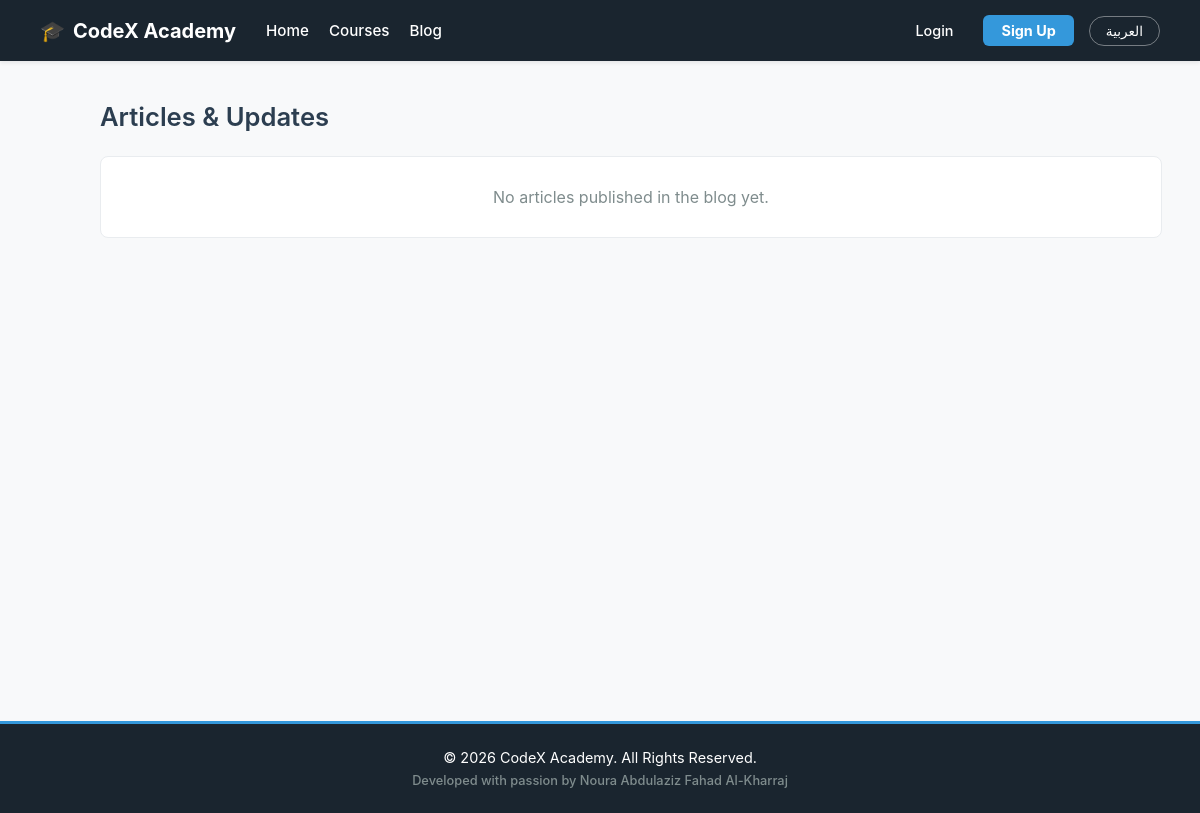
/blog/, run on an earlier commit of the app's database.
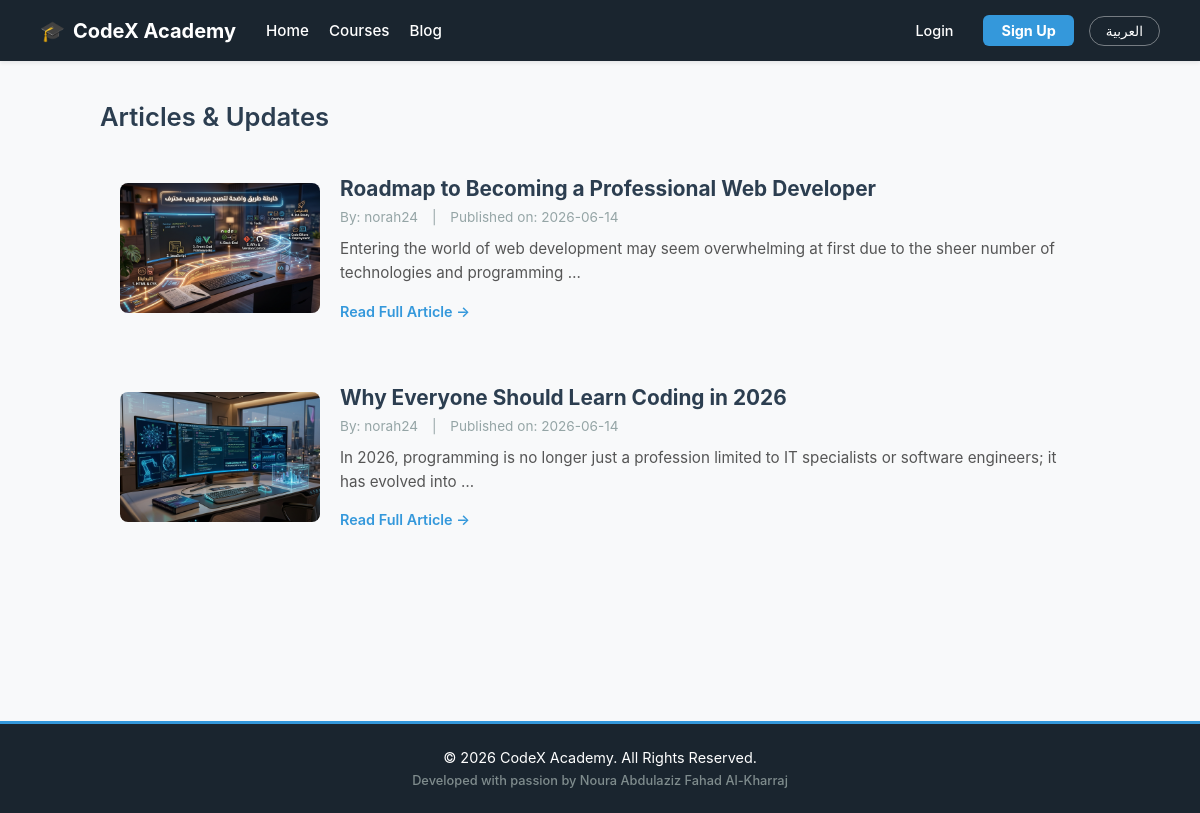
And on a later commit of the database.
### blog/models.py (models this page shows, shortened)
class Post(models.Model):
    title_en = models.CharField(max_length=200, verbose_name='Post Title (english)')
    title_ar = models.CharField(max_length=200, verbose_name='Post Title (arabic)')
    content_en = models.TextField(verbose_name='Post Content (english)')
    content_ar = models.TextField(verbose_name='Post Content (arabic)')
    author = models.ForeignKey(User, on_delete=models.CASCADE, related_name='posts', verbose_name='Author')
    image = models.ImageField(upload_to='blog_images/', verbose_name='Post Image', null=True, blank=True)
    created_at = models.DateTimeField(auto_now_add=True)

### blog/views.py (the view)
# urls.py: path('', views.post_list, name='post_list'),
def post_list(request):
    posts = Post.objects.all().order_by('-created_at')
    return render(request, 'blog/post_list.html', {'posts': posts})

### blog/templates/blog/post_list.html (shortened to what this page needs)
{% extends 'base.html' %}
{% block content %}
    <h2 style="color: #2c3e50; margin-bottom: 24px; font-size: 1.6rem; font-weight: 600;">
        {% if LANGUAGE_CODE == 'ar' %}المقالات والمستجدات{% else %}Articles & Updates{% endif %}
    </h2>
    <div style="display: flex; flex-direction: column; gap: 24px;">
    {% for post in posts %}
        <div class="card" style="display: flex; flex-direction: row; gap: 20px; overflow: hidden; align-items: center; padding: 20px;">
            {% if post.image %}
                <div style="width: 200px; height: 130px; flex-shrink: 0; border-radius: 8px; overflow: hidden;">
                    <img src="{{ post.image.url }}" alt="{{ post.title_ar }}" style="width: 100%; height: 100%; object-fit: cover;">
                </div>
            {% endif %}
            <div style="flex-grow: 1;">
                <h3 style="margin-top: 0; color: #2c3e50; font-size: 1.3rem; margin-bottom: 8px;">
                    {% if LANGUAGE_CODE == 'ar' %}{{ post.title_ar }}{% else %}{{ post.title_en }}{% endif %}
                </h3>
                <div style="color: #95a5a6; font-size: 0.85rem; margin-bottom: 12px;">
                    <span>{% if LANGUAGE_CODE == 'ar' %}بواسطة:{% else %}By:{% endif %} {{ post.author.username }}</span>
                    <span style="margin: 0 10px;">|</span>
                    <span>{% if LANGUAGE_CODE == 'ar' %}تاريخ النشر:{% else %}Published on:{% endif %} {{ post.created_at|date:"Y-m-d" }}</span>
                </div>
                <p style="color: #555; font-size: 0.95rem; line-height: 1.6; margin-bottom: 15px; margin-top: 0;">
                    {% if LANGUAGE_CODE == 'ar' %}{{ post.content_ar|truncatewords:20 }}{% else %}{{ post.content_en|truncatewords:20 }}{% endif %}
                </p>
                <a href="{% url 'blog:post_detail' post.id %}" style="color: #3498db; font-weight: 600; text-decoration: none; font-size: 0.9rem;">
                    {% if LANGUAGE_CODE == 'ar' %}قراءة المقال كاملاً ←{% else %}Read Full Article →{% endif %}
                </a>
            </div>
        </div>
    {% empty %}
        <div style="background: #ffffff; border: 1px solid #e9ecef; border-radius: 8px; padding: 30px; text-align: center; color: #7f8c8d; width: 100%;">
            {% if LANGUAGE_CODE == 'ar' %}لا توجد مقالات منشورة حالياً في المدونة.{% else %}No articles published in the blog yet.{% endif %}
        </div>
    {% endfor %}
    </div>
{% endblock %}

### templates/base.html (shortened to what this page needs)
{% load i18n %}
<!DOCTYPE html>
<html lang="{{ LANGUAGE_CODE }}" dir="{% if LANGUAGE_CODE == 'ar' %}rtl{% else %}ltr{% endif %}">
<head>
</head>
<body>
    <nav class="navbar">
        <div class="nav-right-side">
            <a href="/" class="brand-logo">
                <span>🎓</span>
                <span>{% if LANGUAGE_CODE == 'ar' %}كودكس التعليمية{% else %}CodeX Academy{% endif %}</span>
            </a>
            <div class="nav-links">
                <a href="/">
                    {% if LANGUAGE_CODE == 'ar' %}الرئيسية{% else %}Home{% endif %}
                </a>
                <a href="/courses/">
                    {% if LANGUAGE_CODE == 'ar' %}الكورسات{% else %}Courses{% endif %}
                </a>
                <a href="/blog/">
                    {% if LANGUAGE_CODE == 'ar' %}المدونة{% else %}Blog{% endif %}
                </a>
            </div>
        </div>
        <div class="nav-left-side">
            {% if request.user.is_authenticated %}
                <div class="user-badge">
                    <span style="font-size: 0.95rem;">👤</span>
                    <span class="username">
                        {% if LANGUAGE_CODE == 'ar' %}مرحباً، {{ request.user.username }}{% else %}Welcome, {{ request.user.username }}{% endif %}
                    </span>
                </div>
                <form action="/accounts/logout/" method="post" style="display: inline; margin: 0; padding: 0;">
                    {% csrf_token %}
                    <button type="submit" class="btn-logout-submit">
                        {% if LANGUAGE_CODE == 'ar' %}تسجيل الخروج{% else %}Logout{% endif %}
                    </button>
                </form>
            {% else %}
                <a href="/accounts/login/" class="btn-login">
                    {% if LANGUAGE_CODE == 'ar' %}تسجيل الدخول{% else %}Login{% endif %}
                </a>
                <a href="/accounts/signup/" class="btn-signup">
                    {% if LANGUAGE_CODE == 'ar' %}إنشاء حساب{% else %}Sign Up{% endif %}
                </a>
            {% endif %}
            <div>
                <form action="{% url 'set_language' %}" method="post" style="display: inline; margin: 0; padding: 0;">
                    {% if LANGUAGE_CODE == 'ar' %}
                        <input type="hidden" name="language" value="en">
                        <button type="submit" class="lang-btn">English</button>
                    {% else %}
                        <button type="submit" class="lang-btn">العربية</button>
                    {% endif %}
                </form>
            </div>
        </div>
    </nav>
    <div class="container">
        {% block content %}
        {% endblock %}
    </div>
    <footer style="background-color: #1a252f; color: #ffffff; text-align: center; padding: 25px 0; margin-top: 60px; font-size: 0.9rem; border-top: 3px solid #3498db;">
        <div>
            {% if LANGUAGE_CODE == 'ar' %}
                © 2026 جميع الحقوق محفوظة لمنصة كودكس التعليمية
            {% else %}
                © 2026 CodeX Academy. All Rights Reserved.
            {% endif %}
        </div>
        <div style="color: #7f8c8d; font-size: 0.8rem; margin-top: 7px; font-weight: 500;">
            {% if LANGUAGE_CODE == 'ar' %}
                تم التطوير بكل شغف بواسطة نورة عبد العزيز فهد الخريجة
            {% else %}
                Developed with passion by Noura Abdulaziz Fahad Al-Kharraj
            {% endif %}
        </div>
    </footer>
</body>
</html>

### templates/base.html (style rules this page uses)
body { font-family: -apple-system, BlinkMacSystemFont, "Segoe UI", Roboto, Helvetica, Arial, sans-serif; margin: 0; padding: 0; background-color: #f8f9fa; color: #212529; }
.navbar { background-color: #1a252f; padding: 15px 40px; display: flex; justify-content: space-between; align-items: center; box-shadow: 0 2px 4px rgba(0,0,0,0.08); gap: 20px; }
.nav-right-side { display: flex; align-items: center; gap: 30px; }
.brand-logo { color: #ffffff; text-decoration: none; font-weight: bold; font-size: 1.25rem; display: flex; align-items: center; gap: 8px; }
.nav-links { display: flex; align-items: center; gap: 20px; }
.nav-links a { color: #ffffff; text-decoration: none; font-weight: 500; font-size: 0.95rem; transition: color 0.2s ease; }
.nav-left-side { display: flex; align-items: center; gap: 15px; }
.lang-btn { background-color: transparent; color: #ffffff; border: 1px solid rgba(255,255,255,0.4); padding: 6px 16px; border-radius: 20px; cursor: pointer; font-weight: 500; font-size: 0.85rem; transition: all 0.2s ease; }
.btn-login { text-decoration: none; color: #ffffff; padding: 7px 15px; font-size: 0.9rem; font-weight: 500; transition: color 0.2s; }
.btn-signup { text-decoration: none; background: #3498db; color: white; padding: 7px 18px; border-radius: 6px; font-size: 0.9rem; font-weight: bold; transition: background 0.2s ease; }
.container { max-width: 1000px; margin: 40px auto; padding: 0 20px; min-height: 70vh; }

What changed in the data, as far as the page shows it:
added Post: image (picture), title_en "Roadmap to Becoming a Professional Web Developer", author.username "norah24", created_at "2026-06-14", content_en "Entering the world of web development may seem overwhelming at first due to the sheer number of technologies and programming …"
added Post: image (picture), title_en "Why Everyone Should Learn Coding in 2026", author.username "norah24", created_at "2026-06-14", content_en "In 2026, programming is no longer just a profession limited to IT specialists or software engineers; it has evolved into …"
Also different on the page:
text no longer shown: "No articles published in the blog yet."
